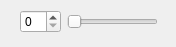
<?xml version="1.0" encoding="UTF-8"?>
<ui version="4.0">
 <class>smallWidget</class>
 <widget class="QWidget" name="smallWidget">
  <property name="geometry">
   <rect>
    <x>0</x>
    <y>0</y>
    <width>176</width>
    <height>47</height>
   </rect>
  </property>
  <property name="windowTitle">
   <string>Form</string>
  </property>
  <widget class="QWidget" name="">
   <property name="geometry">
    <rect>
     <x>20</x>
     <y>10</y>
     <width>138</width>
     <height>24</height>
    </rect>
   </property>
   <layout class="QHBoxLayout" name="horizontalLayout">
    <item>
     <widget class="QSpinBox" name="spinBox"/>
    </item>
    <item>
     <widget class="QSlider" name="horizontalSlider">
      <property name="orientation">
       <enum>Qt::Horizontal</enum>
      </property>
     </widget>
    </item>
   </layout>
  </widget>
 </widget>
 <resources/>
 <connections/>
</ui>
